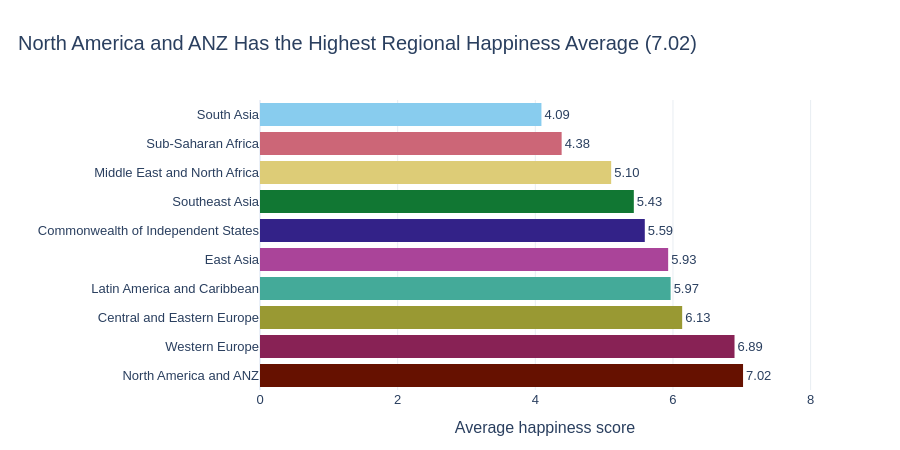

Notebook source saved alongside this figure:
### Code cell
# TASK 1: Average happiness score by region

region_avg = (
    df.dropna(subset=["Region", "Happiness_Score"])
      .groupby("Region", as_index=False)["Happiness_Score"]
      .mean()
      .sort_values("Happiness_Score", ascending=True)
)

best_region = region_avg.loc[
    region_avg["Happiness_Score"].idxmax(), "Region"
]
best_score = region_avg["Happiness_Score"].max()
lowest_score = region_avg["Happiness_Score"].min()

fig1 = px.bar(
    region_avg,
    x="Happiness_Score",
    y="Region",
    orientation="h",
    color="Region",
    color_discrete_sequence=px.colors.qualitative.Safe,
    text=region_avg["Happiness_Score"].map(lambda x: f"{x:.2f}"),
    title=(
        f"{best_region} Has the Highest Regional Happiness "
        f"Average ({best_score:.2f})"
    ),
    labels={
        "Happiness_Score": "Average happiness score",
        "Region": ""
    },
    template="plotly_white"
)

fig1.update_traces(
    textposition="outside",
    cliponaxis=False,
    marker_line_width=0
)

fig1.update_layout(
    title_x=0.02,
    title_font_size=20,
    font=dict(family="Arial", size=13),
    showlegend=False,
    height=max(450, len(region_avg) * 42),
    margin=dict(l=160, r=70, t=100, b=60),
    xaxis=dict(
        title="Average happiness score",
        range=[0, best_score * 1.18],
        rangemode="tozero",
        zeroline=True,
        zerolinewidth=2,
        gridcolor="#E8EDF2"
    ),
    yaxis=dict(title="")
)

fig1.show()

print("Regional averages:")
display(region_avg.sort_values("Happiness_Score", ascending=False))

### Figure 1 — Plotly figure (JSON) as saved in the notebook; plotly's stock layout.template omitted (floating-point values rounded to 4 significant figures)
{"data": [{"cliponaxis": false, "hovertemplate": "=%{y}<br>Average happiness score=%{x}<br>text=%{text}<extra></extra>", "legendgroup": "South Asia", "marker": {"color": "rgb(136, 204, 238)", "line": {"width": 0}, "pattern": {"shape": ""}}, "name": "South Asia", "orientation": "h", "showlegend": true, "text": ["4.09"], "textposition": "outside", "type": "bar", "x": [4.089], "xaxis": "x", "y": ["South Asia"], "yaxis": "y"}, {"cliponaxis": false, "hovertemplate": "=%{y}<br>Average happiness score=%{x}<br>text=%{text}<extra></extra>", "legendgroup": "Sub-Saharan Africa", "marker": {"color": "rgb(204, 102, 119)", "line": {"width": 0}, "pattern": {"shape": ""}}, "name": "Sub-Saharan Africa", "orientation": "h", "showlegend": true, "text": ["4.38"], "textposition": "outside", "type": "bar", "x": [4.382], "xaxis": "x", "y": ["Sub-Saharan Africa"], "yaxis": "y"}, {"cliponaxis": false, "hovertemplate": "=%{y}<br>Average happiness score=%{x}<br>text=%{text}<extra></extra>", "legendgroup": "Middle East and North Africa", "marker": {"color": "rgb(221, 204, 119)", "line": {"width": 0}, "pattern": {"shape": ""}}, "name": "Middle East and North Africa", "orientation": "h", "showlegend": true, "text": ["5.10"], "textposition": "outside", "type": "bar", "x": [5.102], "xaxis": "x", "y": ["Middle East and North Africa"], "yaxis": "y"}, {"cliponaxis": false, "hovertemplate": "=%{y}<br>Average happiness score=%{x}<br>text=%{text}<extra></extra>", "legendgroup": "Southeast Asia", "marker": {"color": "rgb(17, 119, 51)", "line": {"width": 0}, "pattern": {"shape": ""}}, "name": "Southeast Asia", "orientation": "h", "showlegend": true, "text": ["5.43"], "textposition": "outside", "type": "bar", "x": [5.431], "xaxis": "x", "y": ["Southeast Asia"], "yaxis": "y"}, {"cliponaxis": false, "hovertemplate": "=%{y}<br>Average happiness score=%{x}<br>text=%{text}<extra></extra>", "legendgroup": "Commonwealth of Independent States", "marker": {"color": "rgb(51, 34, 136)", "line": {"width": 0}, "pattern": {"shape": ""}}, "name": "Commonwealth of Independent States", "orientation": "h", "showlegend": true, "text": ["5.59"], "textposition": "outside", "type": "bar", "x": [5.591], "xaxis": "x", "y": ["Commonwealth of Independent States"], "yaxis": "y"}, {"cliponaxis": false, "hovertemplate": "=%{y}<br>Average happiness score=%{x}<br>text=%{text}<extra></extra>", "legendgroup": "East Asia", "marker": {"color": "rgb(170, 68, 153)", "line": {"width": 0}, "pattern": {"shape": ""}}, "name": "East Asia", "orientation": "h", "showlegend": true, "text": ["5.93"], "textposition": "outside", "type": "bar", "x": [5.93], "xaxis": "x", "y": ["East Asia"], "yaxis": "y"}, {"cliponaxis": false, "hovertemplate": "=%{y}<br>Average happiness score=%{x}<br>text=%{text}<extra></extra>", "legendgroup": "Latin America and Caribbean", "marker": {"color": "rgb(68, 170, 153)", "line": {"width": 0}, "pattern": {"shape": ""}}, "name": "Latin America and Caribbean", "orientation": "h", "showlegend": true, "text": ["5.97"], "textposition": "outside", "type": "bar", "x": [5.966], "xaxis": "x", "y": ["Latin America and Caribbean"], "yaxis": "y"}, {"cliponaxis": false, "hovertemplate": "=%{y}<br>Average happiness score=%{x}<br>text=%{text}<extra></extra>", "legendgroup": "Central and Eastern Europe", "marker": {"color": "rgb(153, 153, 51)", "line": {"width": 0}, "pattern": {"shape": ""}}, "name": "Central and Eastern Europe", "orientation": "h", "showlegend": true, "text": ["6.13"], "textposition": "outside", "type": "bar", "x": [6.134], "xaxis": "x", "y": ["Central and Eastern Europe"], "yaxis": "y"}, {"cliponaxis": false, "hovertemplate": "=%{y}<br>Average happiness score=%{x}<br>text=%{text}<extra></extra>", "legendgroup": "Western Europe", "marker": {"color": "rgb(136, 34, 85)", "line": {"width": 0}, "pattern": {"shape": ""}}, "name": "Western Europe", "orientation": "h", "showlegend": true, "text": ["6.89"], "textposition": "outside", "type": "bar", "x": [6.894], "xaxis": "x", "y": ["Western Europe"], "yaxis": "y"}, {"cliponaxis": false, "hovertemplate": "=%{y}<br>Average happiness score=%{x}<br>text=%{text}<extra></extra>", "legendgroup": "North America and ANZ", "marker": {"color": "rgb(102, 17, 0)", "line": {"width": 0}, "pattern": {"shape": ""}}, "name": "North America and ANZ", "orientation": "h", "showlegend": true, "text": ["7.02"], "textposition": "outside", "type": "bar", "x": [7.018], "xaxis": "x", "y": ["North America and ANZ"], "yaxis": "y"}], "layout": {"barmode": "relative", "font": {"family": "Arial", "size": 13}, "height": 450, "legend": {"title": {"text": ""}, "tracegroupgap": 0}, "margin": {"b": 60, "l": 160, "r": 70, "t": 100}, "showlegend": false, "title": {"font": {"size": 20}, "text": "North America and ANZ Has the Highest Regional Happiness Average (7.02)", "x": 0.02}, "xaxis": {"anchor": "y", "domain": [0, 1], "gridcolor": "#E8EDF2", "range": [0, 8.282], "rangemode": "tozero", "title": {"text": "Average happiness score"}, "zeroline": true, "zerolinewidth": 2}, "yaxis": {"anchor": "x", "categoryarray": ["North America and ANZ", "Western Europe", "Central and Eastern Europe", "Latin America and Caribbean", "East Asia", "Commonwealth of Independent States", "Southeast Asia", "Middle East and North Africa", "Sub-Saharan Africa", "South Asia"], "categoryorder": "array", "domain": [0, 1], "title": {"text": ""}}}}
